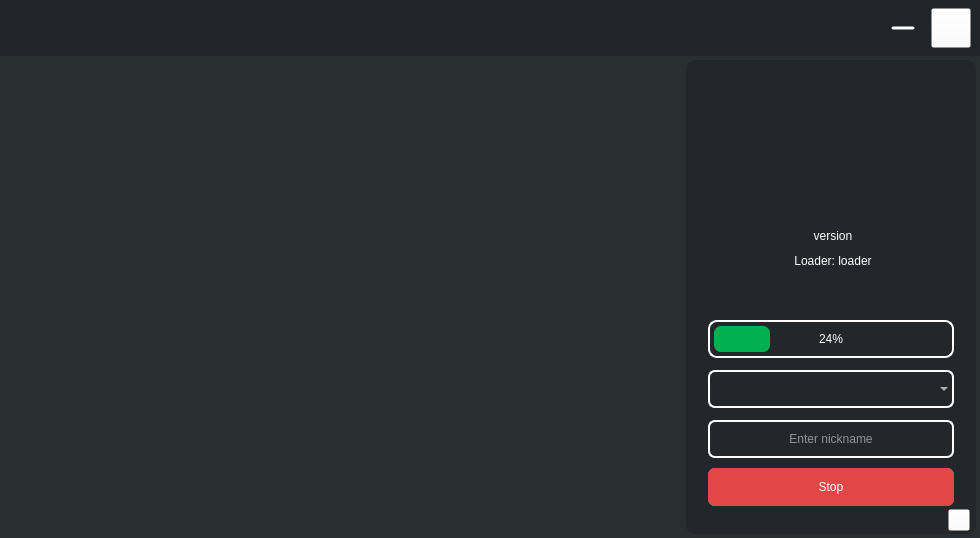
<?xml version="1.0" encoding="UTF-8"?>
<ui version="4.0">
 <class>MainWindow</class>
 <widget class="QMainWindow" name="MainWindow">
  <property name="geometry">
   <rect>
    <x>0</x>
    <y>0</y>
    <width>980</width>
    <height>538</height>
   </rect>
  </property>
  <property name="windowTitle">
   <string>Unix Launcher</string>
  </property>
  <property name="styleSheet">
   <string notr="true">background-color: rgb(41, 46, 49);</string>
  </property>
  <property name="unifiedTitleAndToolBarOnMac">
   <bool>false</bool>
  </property>
  <widget class="QWidget" name="centralwidget">
   <widget class="QLabel" name="TopbarBG">
    <property name="geometry">
     <rect>
      <x>0</x>
      <y>0</y>
      <width>980</width>
      <height>56</height>
     </rect>
    </property>
    <property name="styleSheet">
     <string notr="true">background-color: rgba(33, 36, 41, 1)</string>
    </property>
    <property name="text">
     <string/>
    </property>
   </widget>
   <widget class="QLabel" name="Logo">
    <property name="geometry">
     <rect>
      <x>10</x>
      <y>10</y>
      <width>306</width>
      <height>37</height>
     </rect>
    </property>
    <property name="styleSheet">
     <string notr="true">background-color: rgba(255, 255, 255, 0);</string>
    </property>
    <property name="text">
     <string/>
    </property>
    <property name="pixmap">
     <pixmap>assets/Logo.png</pixmap>
    </property>
   </widget>
   <widget class="QPushButton" name="closeButton">
    <property name="geometry">
     <rect>
      <x>931</x>
      <y>8</y>
      <width>40</width>
      <height>40</height>
     </rect>
    </property>
    <property name="styleSheet">
     <string notr="true">background-color: rgba(255, 255, 255, 0);</string>
    </property>
    <property name="text">
     <string/>
    </property>
    <property name="icon">
     <iconset>
      <normaloff>assets/CloseButton.png</normaloff>assets/CloseButton.png</iconset>
    </property>
    <property name="iconSize">
     <size>
      <width>40</width>
      <height>40</height>
     </size>
    </property>
    <property name="flat">
     <bool>false</bool>
    </property>
   </widget>
   <widget class="QPushButton" name="collapseButton">
    <property name="geometry">
     <rect>
      <x>891</x>
      <y>26</y>
      <width>24</width>
      <height>4</height>
     </rect>
    </property>
    <property name="styleSheet">
     <string notr="true">background-color: rgba(255, 255, 255, 0);</string>
    </property>
    <property name="text">
     <string/>
    </property>
    <property name="icon">
     <iconset>
      <normaloff>assets/CollapseButton.png</normaloff>assets/CollapseButton.png</iconset>
    </property>
    <property name="iconSize">
     <size>
      <width>24</width>
      <height>4</height>
     </size>
    </property>
   </widget>
   <widget class="QPushButton" name="playButton">
    <property name="geometry">
     <rect>
      <x>708</x>
      <y>468</y>
      <width>246</width>
      <height>38</height>
     </rect>
    </property>
    <property name="styleSheet">
     <string notr="true">QPushButton {
    background-color: rgba(70, 173, 226, 1);
	border-radius: 7px;
	font: 63 20pt &quot;Bahnschrift SemiBold&quot;;
	color: white;
}

QPushButton:Hover {
	background-color: rgba(56, 139, 181, 1)
}</string>
    </property>
    <property name="text">
     <string>Play</string>
    </property>
    <property name="iconSize">
     <size>
      <width>16</width>
      <height>16</height>
     </size>
    </property>
   </widget>
   <widget class="QPushButton" name="folderButton">
    <property name="geometry">
     <rect>
      <x>948</x>
      <y>509</y>
      <width>22</width>
      <height>22</height>
     </rect>
    </property>
    <property name="styleSheet">
     <string notr="true">background-color: rgba(255, 255, 255, 0);background-color: rgba(255, 255, 255, 0);</string>
    </property>
    <property name="text">
     <string/>
    </property>
    <property name="icon">
     <iconset>
      <normaloff>../newDesign/assets/FolderButton.png</normaloff>../newDesign/assets/FolderButton.png</iconset>
    </property>
    <property name="iconSize">
     <size>
      <width>22</width>
      <height>22</height>
     </size>
    </property>
   </widget>
   <widget class="QLabel" name="GeneralBG">
    <property name="geometry">
     <rect>
      <x>686</x>
      <y>60</y>
      <width>290</width>
      <height>474</height>
     </rect>
    </property>
    <property name="focusPolicy">
     <enum>Qt::NoFocus</enum>
    </property>
    <property name="styleSheet">
     <string notr="true">QLabel{
	background-color: rgba(35, 39, 43, 1);
	border-radius: 9px;
}
</string>
    </property>
    <property name="text">
     <string/>
    </property>
   </widget>
   <widget class="QPushButton" name="stopButton">
    <property name="enabled">
     <bool>true</bool>
    </property>
    <property name="geometry">
     <rect>
      <x>708</x>
      <y>468</y>
      <width>246</width>
      <height>38</height>
     </rect>
    </property>
    <property name="styleSheet">
     <string notr="true">QPushButton {
    background-color: rgba(226, 70, 70, 1);
	border-radius: 7px;
	font: 63 20pt &quot;Bahnschrift SemiBold&quot;;
	color: white
}

QPushButton:Hover {
	background-color:rgba(157, 54, 54, 1)
}</string>
    </property>
    <property name="text">
     <string>Stop</string>
    </property>
    <property name="iconSize">
     <size>
      <width>16</width>
      <height>16</height>
     </size>
    </property>
   </widget>
   <widget class="QLabel" name="previewImage">
    <property name="geometry">
     <rect>
      <x>705</x>
      <y>70</y>
      <width>256</width>
      <height>144</height>
     </rect>
    </property>
    <property name="styleSheet">
     <string notr="true">background-color: rgba(0, 0, 0,0);</string>
    </property>
    <property name="text">
     <string/>
    </property>
    <property name="pixmap">
     <pixmap>assets/PreviewImg_1.png</pixmap>
    </property>
   </widget>
   <widget class="QLineEdit" name="nicknameEdit">
    <property name="geometry">
     <rect>
      <x>708</x>
      <y>420</y>
      <width>246</width>
      <height>38</height>
     </rect>
    </property>
    <property name="styleSheet">
     <string notr="true">QLineEdit {
	background-color: rgba(255, 255, 255, 0);
	border-radius: 7px;
	border: 2px solid white;
	color: white;
	font: 63 12pt &quot;Bahnschrift SemiBold&quot;;
	text-align: center;
}</string>
    </property>
    <property name="alignment">
     <set>Qt::AlignCenter</set>
    </property>
    <property name="placeholderText">
     <string>Enter nickname</string>
    </property>
   </widget>
   <widget class="QComboBox" name="versionSelectBox">
    <property name="geometry">
     <rect>
      <x>708</x>
      <y>370</y>
      <width>246</width>
      <height>38</height>
     </rect>
    </property>
    <property name="styleSheet">
     <string notr="true">QComboBox {
	background-color: rgba(255, 255, 255, 0);
	border-radius: 7px;
	border: 2px solid white;
	color: white;
	font: 63 12pt &quot;Bahnschrift SemiBold&quot;;
	text-align: center;
}</string>
    </property>
    <property name="editable">
     <bool>false</bool>
    </property>
    <property name="currentText">
     <string/>
    </property>
   </widget>
   <widget class="QLabel" name="versionInfo">
    <property name="geometry">
     <rect>
      <x>705</x>
      <y>220</y>
      <width>256</width>
      <height>31</height>
     </rect>
    </property>
    <property name="styleSheet">
     <string notr="true">QLabel{
	background-color: rgba(255, 255, 255, 0);
	color: white;
	font: 63 20pt &quot;Bahnschrift SemiBold&quot;;
	text-align: center;
}</string>
    </property>
    <property name="text">
     <string>version</string>
    </property>
    <property name="alignment">
     <set>Qt::AlignCenter</set>
    </property>
   </widget>
   <widget class="QLabel" name="loaderInfo">
    <property name="geometry">
     <rect>
      <x>705</x>
      <y>250</y>
      <width>256</width>
      <height>21</height>
     </rect>
    </property>
    <property name="styleSheet">
     <string notr="true">QLabel{
	background-color: rgba(255, 255, 255, 0);
	color: white;
	font: 63 14pt &quot;Bahnschrift SemiBold&quot;;
	text-align: center;
}</string>
    </property>
    <property name="text">
     <string>Loader: loader</string>
    </property>
    <property name="alignment">
     <set>Qt::AlignCenter</set>
    </property>
   </widget>
   <widget class="QProgressBar" name="progressBar">
    <property name="geometry">
     <rect>
      <x>708</x>
      <y>320</y>
      <width>246</width>
      <height>38</height>
     </rect>
    </property>
    <property name="styleSheet">
     <string notr="true">QProgressBar {
    border: 2px solid #fff;
    border-radius: 9px;           
    text-align: center; 
    color: white;           
    background-color: transparent;
    padding: 4px;           
	font: 63 14pt &quot;Bahnschrift SemiBold&quot;;
}

QProgressBar::chunk {
    background-color: #00B051;
    border-radius: 7px; 
}
</string>
    </property>
    <property name="value">
     <number>24</number>
    </property>
   </widget>
   <zorder>GeneralBG</zorder>
   <zorder>TopbarBG</zorder>
   <zorder>Logo</zorder>
   <zorder>closeButton</zorder>
   <zorder>collapseButton</zorder>
   <zorder>playButton</zorder>
   <zorder>folderButton</zorder>
   <zorder>stopButton</zorder>
   <zorder>previewImage</zorder>
   <zorder>nicknameEdit</zorder>
   <zorder>versionSelectBox</zorder>
   <zorder>versionInfo</zorder>
   <zorder>loaderInfo</zorder>
   <zorder>progressBar</zorder>
  </widget>
 </widget>
 <resources/>
 <connections/>
</ui>
